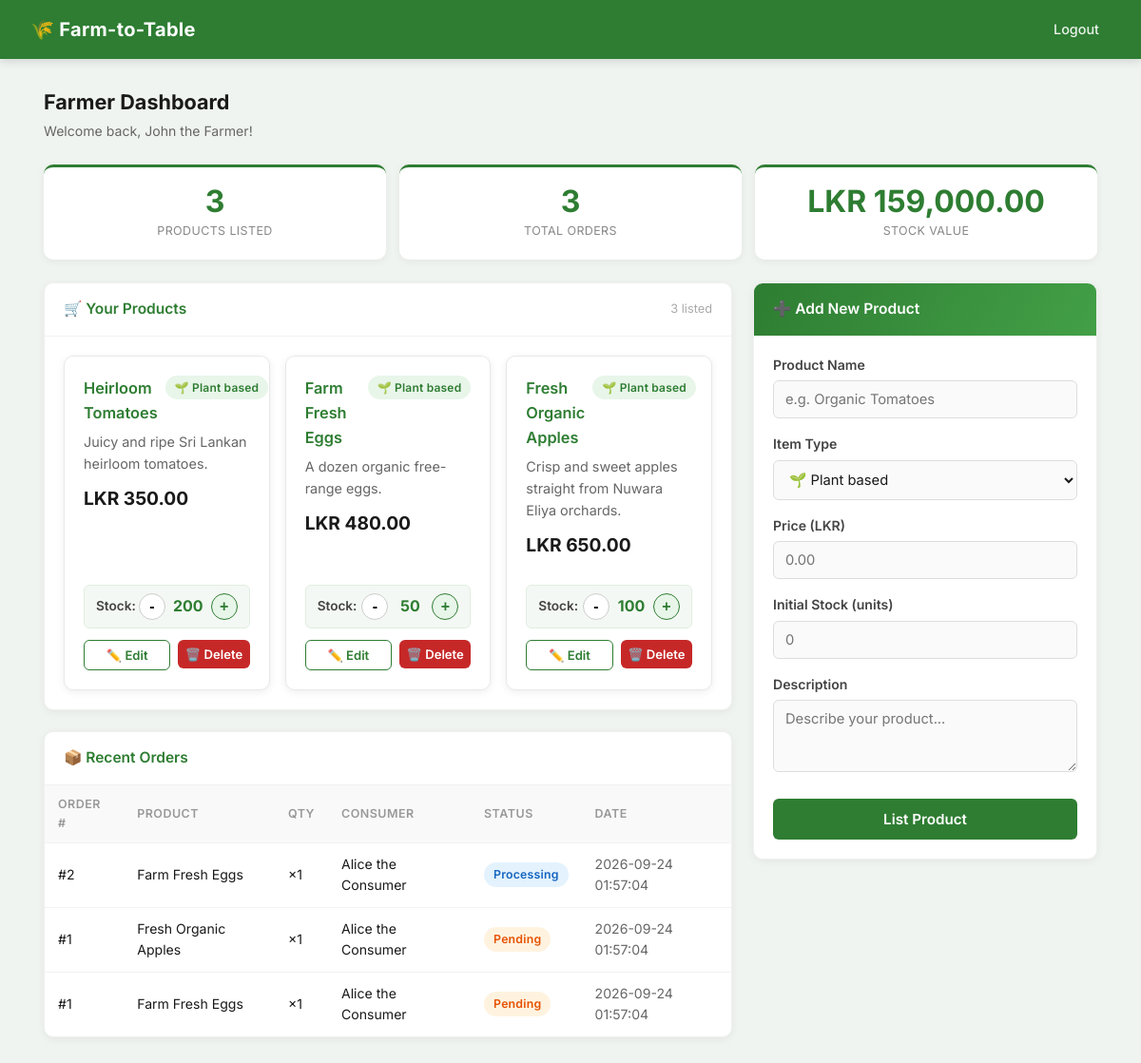
The page /farmer_dashboard.php (signed in) on the database as committed earlier.
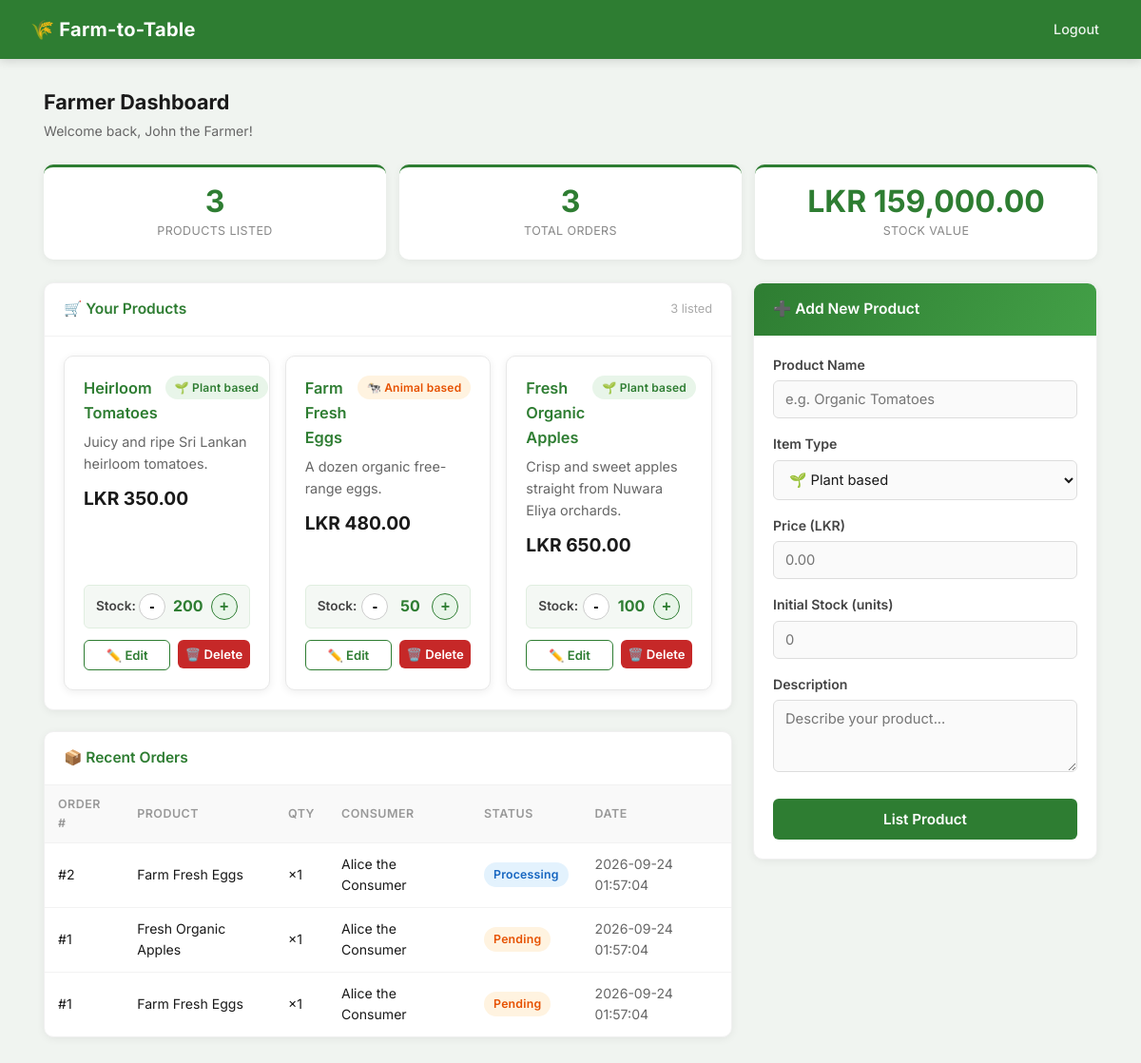
The same page on the database as committed later.
### tables this page shows
CREATE TABLE IF NOT EXISTS Users (
    UserID INT AUTO_INCREMENT PRIMARY KEY,
    Name VARCHAR(100) NOT NULL,
    Email VARCHAR(100) NOT NULL UNIQUE,
    PasswordHash VARCHAR(255) NOT NULL,
    Role ENUM('Farmer', 'Consumer', 'Driver', 'Admin') NOT NULL,
    Address TEXT,
    Coordinates VARCHAR(100)  
);

CREATE TABLE IF NOT EXISTS Products (
    ProductID INT AUTO_INCREMENT PRIMARY KEY,
    FarmerID INT NOT NULL,
    Name VARCHAR(100) NOT NULL,
    Description TEXT,
    Price DECIMAL(10, 2) NOT NULL,  
    Stock INT NOT NULL DEFAULT 0,
    ImageURL VARCHAR(255),
    ItemType ENUM('Plant based', 'Animal based') NOT NULL DEFAULT 'Plant based',
    FOREIGN KEY (FarmerID) REFERENCES Users(UserID) ON DELETE CASCADE
);

CREATE TABLE IF NOT EXISTS Orders (
    OrderID INT AUTO_INCREMENT PRIMARY KEY,
    ConsumerID INT NOT NULL,
    TotalAmount DECIMAL(10, 2) NOT NULL,  
    OrderDate DATETIME DEFAULT CURRENT_TIMESTAMP,
    Status ENUM('Pending', 'Processing', 'In Transit', 'Delivered', 'Cancelled') DEFAULT 'Pending',
    FOREIGN KEY (ConsumerID) REFERENCES Users(UserID) ON DELETE CASCADE
);

CREATE TABLE IF NOT EXISTS OrderItems (
    OrderItemID INT AUTO_INCREMENT PRIMARY KEY,
    OrderID INT NOT NULL,
    ProductID INT NOT NULL,
    Quantity INT NOT NULL,
    PriceAtTime DECIMAL(10, 2) NOT NULL,  
    FOREIGN KEY (OrderID) REFERENCES Orders(OrderID) ON DELETE CASCADE,
    FOREIGN KEY (ProductID) REFERENCES Products(ProductID) ON DELETE CASCADE
);

### farmer_dashboard.php (the view, shortened to what this page needs)
<?php
require_once 'includes/db.php';
$farmerId = $_SESSION['user_id'];
$stmt = $pdo->prepare("SELECT Name FROM Users WHERE UserID = ?");
$stmt->execute([$farmerId]);
$farmer = $stmt->fetch();
$stmt = $pdo->prepare("SELECT * FROM Products WHERE FarmerID = ? ORDER BY ProductID DESC");
$stmt->execute([$farmerId]);
$products = $stmt->fetchAll();
$stmt = $pdo->prepare("
    SELECT o.OrderID, o.OrderDate, o.Status, oi.Quantity, p.Name as ProductName, u.Name as ConsumerName
    FROM Orders o
    JOIN OrderItems oi ON o.OrderID = oi.OrderID
    JOIN Products p    ON oi.ProductID = p.ProductID
    JOIN Users u       ON o.ConsumerID = u.UserID
    WHERE p.FarmerID = ?
    ORDER BY o.OrderDate DESC
    LIMIT 20
");
$stmt->execute([$farmerId]);
$orders = $stmt->fetchAll();
$totalRevenue = array_reduce($products, fn($carry, $p) => $carry + ($p['Price'] * $p['Stock']), 0);
?>
<!DOCTYPE html>
<html lang="en">
<head>
    <link rel="stylesheet" href="assets/css/style.css">
    <link rel="stylesheet" href="assets/css/farmer.css">
</head>
<body>
<nav class="navbar">
    <h1>🌾 Farm-to-Table</h1>
    <div class="nav-links">
        <a href="logout.php">Logout</a>
    </div>
</nav>
<div class="page-body">
    <div class="page-header">
        <div>
            <h2>Farmer Dashboard</h2>
            <div class="welcome-sub">Welcome back, <?php echo htmlspecialchars($farmer['Name']); ?>!</div>
        </div>
    </div>
    <div class="stats-grid">
        <div class="stat-card">
            <div class="num"><?php echo count($products); ?></div>
            <div class="lbl">Products Listed</div>
        </div>
        <div class="stat-card">
            <div class="num"><?php echo count($orders); ?></div>
            <div class="lbl">Total Orders</div>
        </div>
        <div class="stat-card">
            <div class="num">LKR <?php echo number_format($totalRevenue, 2); ?></div>
            <div class="lbl">Stock Value</div>
        </div>
    </div>
    <div class="consumer-layout">
        <div>
            <div class="section">
                <div class="section-header">
                    <h3>🛒 Your Products</h3>
                    <span style="font-size:0.8rem;color:#aaa;"><?php echo count($products); ?> listed</span>
                </div>
                <div class="section-body">
                    <?php if (empty($products)): ?>
                        <div class="empty-state"><div class="icon">📦</div><p>No products listed yet. Add your first product →</p></div>
                    <?php else: ?>
                        <div class="product-grid">
                            <?php foreach ($products as $p):
                                $itemType = $p['ItemType'] ?? 'Plant based';
                                $isPlant = ($itemType === 'Plant based');
                                $badgeBg = $isPlant ? '#e8f5e9' : '#fff3e0';
                                $badgeColor = $isPlant ? '#2e7d32' : '#e65100';
                                $badgeIcon = $isPlant ? '🌱' : '🐄';
                            ?>
                                <div class="card" style="display:flex; flex-direction:column; justify-content:space-between;">
                                    <div>
                                        <div style="display:flex; justify-content:space-between; align-items:flex-start; margin-bottom: 6px; gap: 8px;">
                                            <h3 style="margin-bottom:0; font-size:1.02rem;"><?php echo htmlspecialchars($p['Name']); ?></h3>
                                            <span class="badge" style="background: <?php echo $badgeBg; ?>; color: <?php echo $badgeColor; ?>; font-size: 0.75rem; white-space: nowrap;">
                                                <?php echo $badgeIcon . ' ' . htmlspecialchars($itemType); ?>
                                            </span>
                                        </div>
                                        <p><?php echo htmlspecialchars($p['Description'] ?: 'No description.'); ?></p>
                                        <div class="price">LKR <?php echo number_format($p['Price'], 2); ?></div>
                                    </div>
                                    <div style="margin-top:12px;">
                                        <div style="display:flex; align-items:center; justify-content:space-between; margin-bottom:12px; background:#f4f8f4; padding:8px 12px; border-radius:6px; border:1px solid #e0eee0;">
                                            <span style="font-size:0.85rem; font-weight:600; color:#444;">Stock:</span>
                                            <div style="display:flex; align-items:center; gap:8px;">
                                                <button type="button" onclick="adjustStock(<?php echo $p['ProductID']; ?>, -1)" title="Decrease Stock" style="width:28px; height:28px; border-radius:50%; border:1px solid #ccc; background:#fff; cursor:pointer; font-weight:bold; font-size:1rem; line-height:1; display:flex; align-items:center; justify-content:center;">-</button>
                                                <span id="stock-val-<?php echo $p['ProductID']; ?>" style="font-weight:700; font-size:1rem; min-width:30px; text-align:center; color:#2e7d32;"><?php echo $p['Stock']; ?></span>
                                                <button type="button" onclick="adjustStock(<?php echo $p['ProductID']; ?>, 1)" title="Increase Stock" style="width:28px; height:28px; border-radius:50%; border:1px solid #2e7d32; background:#e8f5e9; color:#2e7d32; cursor:pointer; font-weight:bold; font-size:1rem; line-height:1; display:flex; align-items:center; justify-content:center;">+</button>
                                            </div>
                                        </div>
                                        <div style="display:flex; gap:8px;">
                                            <button type="button" class="btn btn-outline" style="flex:1; padding:7px; font-size:0.82rem;"
                                                onclick="openEditModal(<?php echo $p['ProductID']; ?>, '<?php echo addslashes(htmlspecialchars($p['Name'])); ?>', <?php echo $p['Price']; ?>, <?php echo $p['Stock']; ?>, '<?php echo addslashes(htmlspecialchars($p['Description'] ?: '')); ?>', '<?php echo addslashes($itemType); ?>')">
                                                ✏️ Edit
                                            </button>
                                            <form method="POST" style="flex:1; margin:0;" onsubmit="return confirm('Are you sure you want to delete <?php echo addslashes(htmlspecialchars($p['Name'])); ?>?');">
                                                <button type="submit" class="btn btn-danger" style="width:100%; padding:7px; font-size:0.82rem;">
                                                    🗑️ Delete
                                                </button>
                                            </form>
                                        </div>
                                    </div>
                                </div>
                            <?php endforeach; ?>
                        </div>
                    <?php endif; ?>
                </div>
            </div>
            <div class="section">
                <div class="section-header">
                    <h3>📦 Recent Orders</h3>
                </div>
                <?php if (empty($orders)): ?>
                    <div class="section-body">
                        <p class="text-muted text-center" style="padding: 16px 0;">No orders yet.</p>
                    </div>
                <?php else: ?>
                    <table>
                        <thead>
                            <tr><th>Order #</th><th>Product</th><th>Qty</th><th>Consumer</th><th>Status</th><th>Date</th></tr>
                        </thead>
                        <tbody>
                            <?php foreach ($orders as $o): ?>
                                <tr>
                                    <td>#<?php echo $o['OrderID']; ?></td>
                                    <td><?php echo htmlspecialchars($o['ProductName']); ?></td>
                                    <td>×<?php echo $o['Quantity']; ?></td>
                                    <td><?php echo htmlspecialchars($o['ConsumerName']); ?></td>
                                    <td>
                                        <?php
                                        $cls = strtolower(str_replace(' ', '', $o['Status']));
                                        ?>
                                        <span class="badge badge-<?php echo $cls; ?>"><?php echo $o['Status']; ?></span>
                                    </td>
                                    <td class="text-muted"><?php echo htmlspecialchars($o['OrderDate']); ?></td>
                                </tr>
                            <?php endforeach; ?>
                        </tbody>
                    </table>
                <?php endif; ?>
            </div>
        </div>
        <div>
            <div class="add-product-panel">
                <div class="panel-header">➕ Add New Product</div>
                <div class="panel-body">
                    <form method="POST" action="farmer_dashboard.php">
                        <div class="form-group">
                            <label>Product Name</label>
                            <input type="text" name="name" placeholder="e.g. Organic Tomatoes" required>
                        </div>
                        <div class="form-group">
                            <label for="item_type">Item Type</label>
                            <select name="item_type" id="item_type" required>
                                <option value="Plant based">🌱 Plant based</option>
                            </select>
                        </div>
                        <div class="form-group">
                            <label>Price (LKR)</label>
                            <input type="number" step="0.01" name="price" placeholder="0.00" required>
                        </div>
                        <div class="form-group">
                            <label>Initial Stock (units)</label>
                            <input type="number" name="stock" placeholder="0" required>
                        </div>
                        <div class="form-group">
                            <label>Description</label>
                            <textarea name="description" rows="3" placeholder="Describe your product..."></textarea>
                        </div>
                        <button type="submit" class="btn btn-full">List Product</button>
                    </form>
                </div>
            </div>
        </div>
    </div>
</div>
</body>
</html>

### assets/css/farmer.css (style rules this page uses)
.stats-grid { display: grid; grid-template-columns: repeat(auto-fit, minmax(140px, 1fr)); gap: 14px; margin-bottom: 24px; }
.stat-card { background: #fff; border-radius: 10px; padding: 20px 16px; text-align: center; box-shadow: 0 2px 8px rgba(0,0,0,.06); border-top: 3px solid #2e7d32; transition: transform 0.2s; }
.stat-card .num { font-size: 2rem; font-weight: 700; color: #2e7d32; line-height: 1; }
.stat-card .lbl { font-size: 0.78rem; color: #888; margin-top: 5px; text-transform: uppercase; letter-spacing: 0.4px; }
.section { background: #fff; border-radius: 10px; box-shadow: 0 2px 8px rgba(0,0,0,.06); margin-bottom: 22px; overflow: hidden; border: 1px solid #f0f0f0; }
.section-header { display: flex; justify-content: space-between; align-items: center; padding: 15px 20px; border-bottom: 1px solid #f2f2f2; }
.section-header h3 { font-size: 0.97rem; font-weight: 600; color: #2e7d32; margin: 0; }
.section-body { padding: 20px; }
.product-grid { display: grid; grid-template-columns: repeat(auto-fill, minmax(210px, 1fr)); gap: 16px; }
table { width: 100%; border-collapse: collapse; }
thead th { background: #f9f9f9; padding: 10px 14px; text-align: left; font-size: 0.78rem; text-transform: uppercase; letter-spacing: 0.5px; color: #999; font-weight: 600; }
tbody td { padding: 11px 14px; font-size: 0.88rem; border-top: 1px solid #f2f2f2; vertical-align: middle; }
.add-product-panel { background: #fff; border-radius: 10px; box-shadow: 0 2px 8px rgba(0,0,0,.06); overflow: hidden; border: 1px solid #f0f0f0; position: sticky; top: 80px; }
.add-product-panel .panel-header { background: linear-gradient(120deg, #2e7d32, #43a047); color: #fff; padding: 15px 20px; font-size: 0.97rem; font-weight: 600; }
.add-product-panel .panel-body { padding: 20px; }
.add-product-panel .btn { width: 100%; margin-top: 4px; padding: 12px; font-size: 0.95rem; }

Rows that differ between the two databases and show on the page:
changed products "Farm Fresh Eggs": ItemType "🌱" → "🐄"; ItemType "Plant based" → "Animal based"
